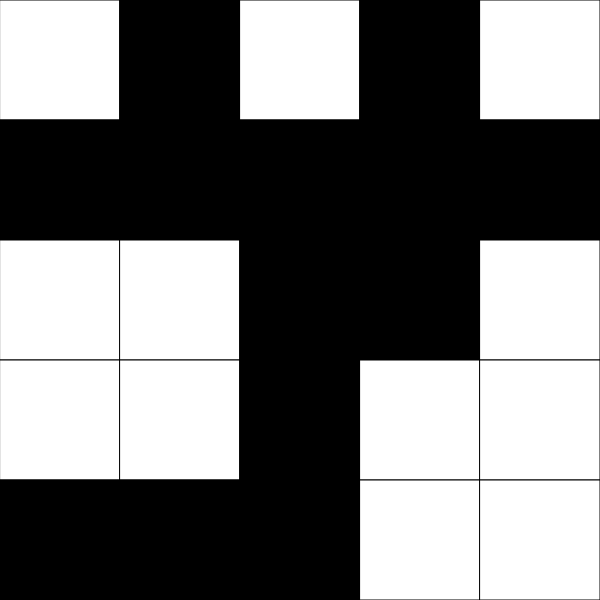
Frame 1 (no input)
Frame 60 (no input): identical to frame 1, image omitted
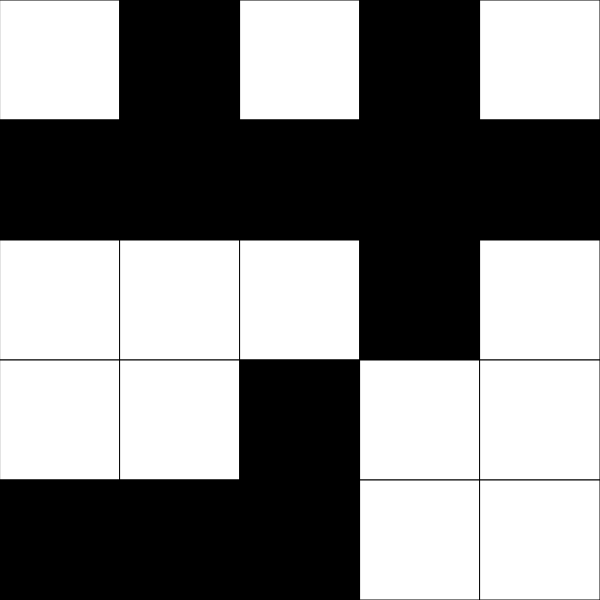
Frame 120 (the mouse pressed at the canvas centre since frame 60)

The p5.js sketch that drew these frames (run headless with seeded random() and noise() and a simulated clock; from frame 60 on, the mouse is pressed at the canvas centre):

// p5.js sketch
// ── sketch.js
let grid;
let rows = 5;
let cols = 5;
let cellSize;

function setup() {
  createCanvas(600, 600);
  cellSize = width / cols;
  grid = createRandom2DArray(cols, rows);
}

function draw() {
  background(220);
  displayGrid();
}

function displayGrid(){
  for (let y = 0; y < rows; y++){
    for (let x = 0; x < cols; x ++){
      if (grid[y][x] === 0) {
        fill(0);
      }
      else{
        fill(255);
      }
      rect(x * cellSize, y * cellSize, cellSize, cellSize);
    }
  }
}




function createRandom2DArray(cols, rows) {
  let randomGrid = [];
  for (let y = 0; y < cols; y++){
    randomGrid.push([]);
    for (let x = 0; x < rows; x++){
      if (random(100) < 50) {
        randomGrid[y].push(0);
      }
      else {
        randomGrid[y].push(1);
      }
    }
  }
  return randomGrid;
}


function mousePressed(){
  let x = floor(mouseX/cellSize);
  let y = floor(mouseY/cellSize);

  if (grid[y][x] === 1){
    grid[y][x] = 0;
  }
  else if (grid[y][x] === 0){
    grid[y][x] = 1;
  }
}
